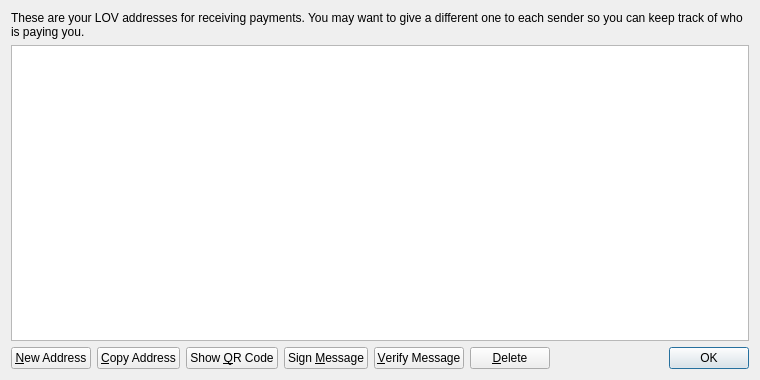
<?xml version="1.0" encoding="UTF-8"?>
<ui version="4.0">
 <class>AddressBookPage</class>
 <widget class="QWidget" name="AddressBookPage">
  <property name="geometry">
   <rect>
    <x>0</x>
    <y>0</y>
    <width>760</width>
    <height>380</height>
   </rect>
  </property>
  <property name="windowTitle">
   <string>Address Book</string>
  </property>
  <layout class="QVBoxLayout" name="verticalLayout">
   <item>
    <widget class="QLabel" name="labelExplanation">
     <property name="text">
      <string>These are your LOV addresses for receiving payments. You may want to give a different one to each sender so you can keep track of who is paying you.</string>
     </property>
     <property name="textFormat">
      <enum>Qt::PlainText</enum>
     </property>
     <property name="wordWrap">
      <bool>true</bool>
     </property>
    </widget>
   </item>
   <item>
    <widget class="QTableView" name="tableView">
     <property name="contextMenuPolicy">
      <enum>Qt::CustomContextMenu</enum>
     </property>
     <property name="toolTip">
      <string>Double-click to edit address or label</string>
     </property>
     <property name="tabKeyNavigation">
      <bool>false</bool>
     </property>
     <property name="selectionMode">
      <enum>QAbstractItemView::SingleSelection</enum>
     </property>
     <property name="selectionBehavior">
      <enum>QAbstractItemView::SelectRows</enum>
     </property>
     <property name="sortingEnabled">
      <bool>true</bool>
     </property>
     <attribute name="verticalHeaderVisible">
      <bool>false</bool>
     </attribute>
    </widget>
   </item>
   <item>
    <layout class="QHBoxLayout" name="horizontalLayout">
     <item>
      <widget class="QPushButton" name="newAddressButton">
       <property name="toolTip">
        <string>Create a new address</string>
       </property>
       <property name="text">
        <string>&amp;New Address</string>
       </property>
      </widget>
     </item>
     <item>
      <widget class="QPushButton" name="copyToClipboard">
       <property name="toolTip">
        <string>Copy the currently selected address to the system clipboard</string>
       </property>
       <property name="text">
        <string>&amp;Copy Address</string>
       </property>
      </widget>
     </item>
     <item>
      <widget class="QPushButton" name="showQRCode">
       <property name="text">
        <string>Show &amp;QR Code</string>
       </property>
      </widget>
     </item>
     <item>
      <widget class="QPushButton" name="signMessage">
       <property name="toolTip">
        <string>Sign a message to prove you own a LOV address</string>
       </property>
       <property name="text">
        <string>Sign &amp;Message</string>
       </property>
      </widget>
     </item>
     <item>
      <widget class="QPushButton" name="verifyMessage">
       <property name="toolTip">
        <string>Verify a message to ensure it was signed with a specified LOV address</string>
       </property>
       <property name="text">
        <string>&amp;Verify Message</string>
       </property>
      </widget>
     </item>
     <item>
      <widget class="QPushButton" name="deleteButton">
       <property name="toolTip">
        <string>Delete the currently selected address from the list</string>
       </property>
       <property name="text">
        <string>&amp;Delete</string>
       </property>
      </widget>
     </item>
     <item>
      <spacer name="horizontalSpacer">
       <property name="orientation">
        <enum>Qt::Horizontal</enum>
       </property>
       <property name="sizeHint" stdset="0">
        <size>
         <width>40</width>
         <height>20</height>
        </size>
       </property>
      </spacer>
     </item>
     <item>
      <widget class="QDialogButtonBox" name="buttonBox">
       <property name="sizePolicy">
        <sizepolicy hsizetype="Maximum" vsizetype="Fixed">
         <horstretch>0</horstretch>
         <verstretch>0</verstretch>
        </sizepolicy>
       </property>
       <property name="standardButtons">
        <set>QDialogButtonBox::Ok</set>
       </property>
      </widget>
     </item>
    </layout>
   </item>
  </layout>
 </widget>
 <resources>
  <include location="../bitcoin.qrc"/>
 </resources>
 <connections/>
</ui>
